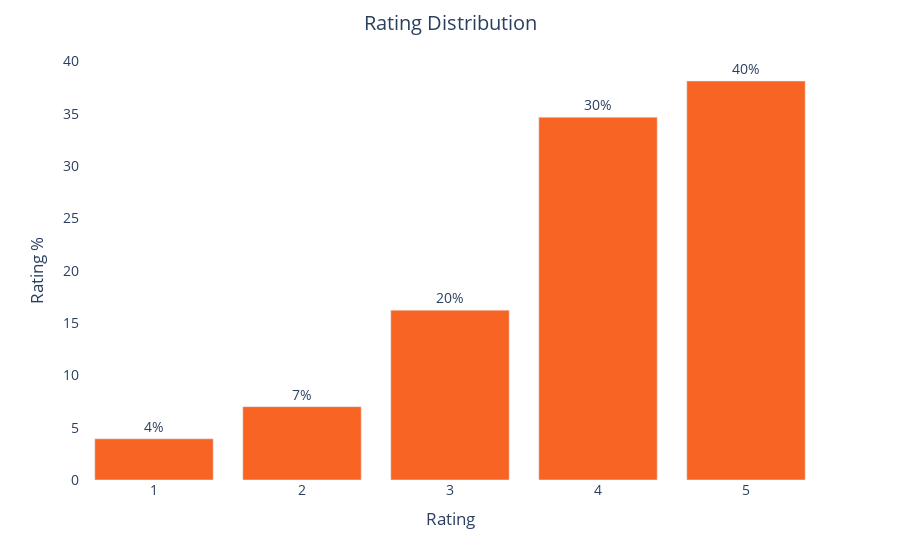

The code cell stored with this chart in its notebook:
### Markdown cell above
There is an uneven distribtion of ratings, favoring ratings on the higher end. This user biased will impact results.

### Code cell
#using plotly to plot the top featurescolor=
fig = px.bar(top_ratings, x="rating", y="rating_percentage",
             text="rating_percentage")
fig.update_layout(title_text='Rating Distribution',
                  title_x=0.5,
                  xaxis_title="Rating",
                  yaxis_title="Rating %",
                 plot_bgcolor='white',
                 font=dict(size=14))
fig.update_traces(marker_color = "#f86424", texttemplate='%{text:.1s}%', textposition='outside')

fig.show()

### Figure 1 — Plotly figure (JSON) as saved in the notebook; plotly's stock layout.template omitted (floating-point values rounded to 4 significant figures)
{"data": [{"alignmentgroup": "True", "hovertemplate": "rating=%{x}<br>rating_percentage=%{text}<extra></extra>", "legendgroup": "", "marker": {"color": "#f86424"}, "name": "", "offsetgroup": "", "orientation": "v", "showlegend": false, "text": [38.14, 34.68, 16.23, 7.012, 3.939], "textposition": "outside", "texttemplate": "%{text:.1s}%", "type": "bar", "x": ["5", "4", "3", "2", "1"], "xaxis": "x", "y": [38.14, 34.68, 16.23, 7.012, 3.939], "yaxis": "y"}], "layout": {"barmode": "relative", "font": {"size": 14}, "legend": {"tracegroupgap": 0}, "margin": {"t": 60}, "plot_bgcolor": "white", "title": {"text": "Rating Distribution", "x": 0.5}, "xaxis": {"anchor": "y", "domain": [0, 1], "title": {"text": "Rating"}}, "yaxis": {"anchor": "x", "domain": [0, 1], "title": {"text": "Rating %"}}}}
